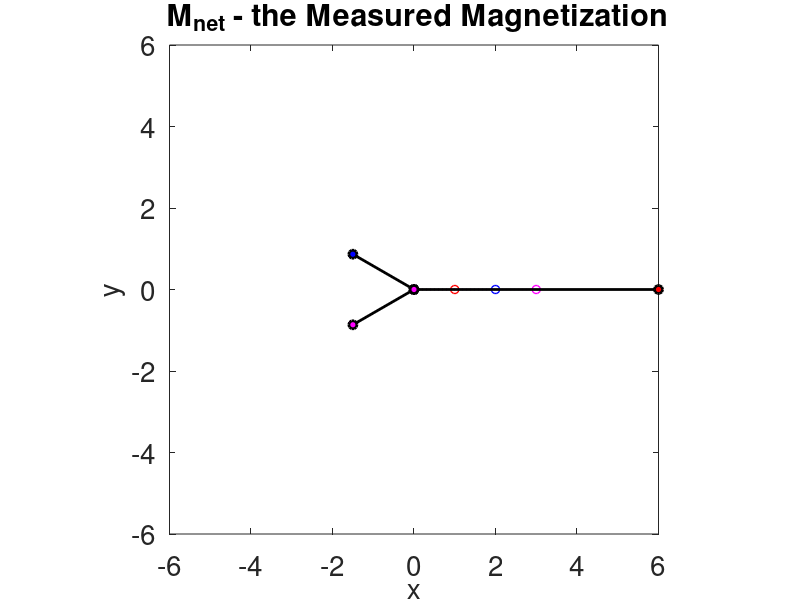

Reproduce this figure in MATLAB.
%Script to create DFT matrices

 clear all
 close all
 clc
 
%%

N = 3;


%a = ones(N,1);  % the signal (representing 5 equally spaced pixels in our FOV
a = (1:N).';
%a = circshift(a,[1 1])

W = -1i*2*pi/N;

W = repmat(W,N,N);


n1 = (0:N-1)';
n1 = repmat(n1,1,N);

n2 = 0:N-1;
n2 = repmat(n2,N,1);

Wforward = exp(W.*n1.*n2);            % defined as in MATLAB's fft
	
Winverse = (1/N )*exp(-1*W.*n1.*n2);  % defined as in MATLAB's fft

A1=fft(a);
A2=Wforward*a;

a1 = ifft(A1);
a2 = Winverse*A2;

disp('Encoded vectors fft | Wforward');
disp(num2str( [ A1 , A2 ]));
sprintf('\n\n');

disp('Recovered vectors: origina | ifft | Winverse');
disp(num2str( [a, a1 , a2 ]));
sprintf('\n\n');


   %% Plot Experiment 2 (after acquisition)

figure('Name', 'Net magnetization after DFT Encoding');
colororder = 'rbmg';
colororder = repmat(colororder, [1, ceil(N/length(colororder))+1]);
leg_string ={};
h_m=zeros(1,N);
h = zeros(1,N);
Mnet = zeros(1,N);

fs = 20;
	
% plot the a vecto
for j=1:length(a)
	plot( [0, real(a(j)) ], [ 0 imag(a(j)) ], ...
		[colororder(j), ':o'], 'linewidth', 1);
	hold on;
end

axis equal;
set(gca, 'fontsize', fs);
xlabel('x', 'fontsize', fs);
ylabel('y', 'fontsize', fs);
title(' M_{net} - the Measured Signal');
l = sum(a(:));
xlim([-l,l]); ylim([-l,l]);

for n=1:N
	M = Wforward(n,:) .* a';
	Mnet(n) = sum(M(:));
	

	h_m(n) = plot([0, real( Mnet(n) )], [ 0 imag( Mnet(n) ) ], ...
			'k-o', ...
			'linewidth', 2, 'markerfacecolor', colororder(n));
	
		for j = 1:length(M)
			h(j) = plot([0, real( M(j)) ], [ 0 imag(M(j)) ], ...
				[colororder(j),'-o'], ...
				'linewidth', 1, 'markerfacecolor', colororder(j));
		end
		
		
	leg_string = cat(1,leg_string, ['Wf row #', num2str(n)]);

	shg
	pause
	delete(h)
end

a_rec = Winverse*Mnet.';

axis equal;
set(gca, 'fontsize', fs);
xlabel('x', 'fontsize', fs);
ylabel('y', 'fontsize', fs);
title(' M_{net} - the Measured Magnetization');
l = sum(a(:));
xlim([-l,l]); ylim([-l,l]);

disp('Net signal measured: ')
disp(num2str(Mnet)); 

disp('Coefficient vector | recovered')

disp(num2str([a , abs(a_rec)] ))



